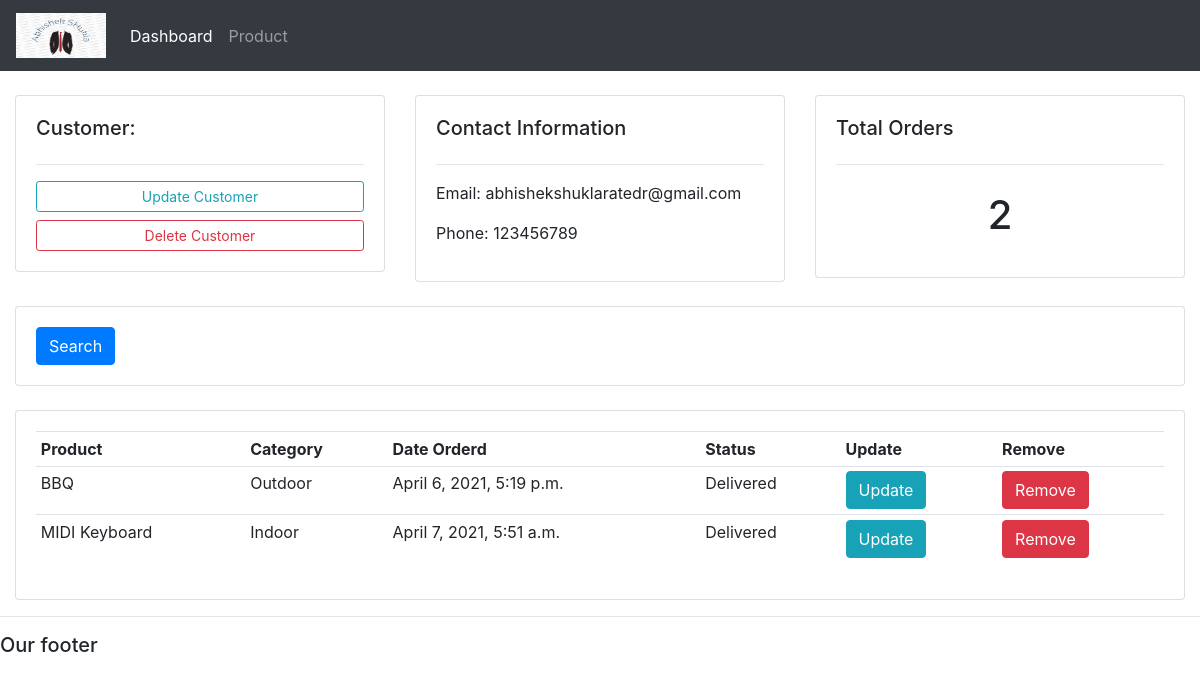
Screenshot of /customer/3 with the database file from the repository.
### accounts/models.py (models this page shows, shortened)
class Customer(models.Model):
    name = models.CharField(max_length=200, null=True)
    phone = models.CharField(max_length=200, null=True)
    email = models.CharField(max_length=200, null=True)
    date_created = models.DateTimeField(auto_now_add=True, null=True)

class Order(models.Model):
    STATUS = (
        ('Pending', 'Pending'),
        ('Out For Delivery', 'Out For Delivery'),
        ('Delivered', 'Delivered')
    )
    customer = models.ForeignKey(
        "Customer", on_delete=models.SET_NULL, null=True)
    product = models.ForeignKey(
        "Product", on_delete=models.SET_NULL, null=True)
    date_created = models.DateTimeField(auto_now_add=True, null=True)
    status = models.CharField(max_length=200, null=True, choices=STATUS)

class Product(models.Model):
    CATEGORY = (
        ('Indoor', 'Indoor'),
        ('Outdoor', 'Outdoor'),
    )
    name = models.CharField(max_length=200, null=True)
    price = models.FloatField(null=True)
    category = models.CharField(max_length=200, null=True, choices=CATEGORY)
    description = models.CharField(max_length=200, null=True)
    date_created = models.DateTimeField(auto_now_add=True, null=True)
    tag = models.ManyToManyField(Tag)
    def __str__(self):
        return self.name

### accounts/views.py (the view)
# urls.py: path("customer/<str:cust_id>", views.customer, name="customer"),
def customer(request, cust_id):
    customer = Customer.objects.get(id=cust_id)
    orders = customer.order_set.all()
    orders_count = orders.count()
    context = {'customer': customer, 'orders': orders,
               'orders_count': orders_count}
    return render(request, "accounts/customer.html", context)

### accounts/templates/accounts/customer.html
{%  extends 'accounts/main.html' %}
{% block content %}
	<br>
<div class="row">
	<div class="col-md">
		<div class="card card-body">
			<h5>Customer:</h5>
			<hr>
			<a class="btn btn-outline-info  btn-sm btn-block" href="">Update Customer</a>
			<a class="btn btn-outline-danger  btn-sm btn-block" href="">Delete Customer</a>
		</div>
	</div>
	<div class="col-md">
		<div class="card card-body">
			<h5>Contact Information</h5>
			<hr>
			<p>Email: {{customer.email}}</p>
			<p>Phone: {{customer.phone}}</p>
		</div>
	</div>
	<div class="col-md">
		<div class="card card-body">
			<h5>Total Orders</h5>
			<hr>
			<h1 style="text-align: center;padding: 10px">{{orders_count}}</h1>
		</div>
	</div>
</div>
<br>
<div class="row">
	<div class="col">
		<div class="card card-body">
			<form method="get">
		    <button class="btn btn-primary" type="submit">Search</button>
		  </form>
		</div>
	</div>
</div>
<br>
<div class="row">
	<div class="col-md">
		<div class="card card-body">
			<table class="table table-sm">
				<tr>
					<th>Product</th>
					<th>Category</th>
					<th>Date Orderd</th>
					<th>Status</th>
					<th>Update</th>
					<th>Remove</th>
				</tr>
				{%for order in orders%}
					<tr>
						<td>{{order.product}}</td>
						<td>{{order.product.category}}</td>
						<td>{{order.date_created}}</td>
						<td>{{order.status}}</td>
						<td><a href="" class="btn btn-info">Update</a></td>
						<td><a href="" class="btn btn-danger">Remove</a></td>
					</tr>
				{%endfor%}
			</table>
		</div>
	</div>
</div>
{% endblock %}

### static/css/main.css (style rules this page uses)
body { background-color: #ebeff5; }

### rows the page displays
Customer: email "abhishekshuklaratedr@gmail.com", phone "123456789"
Order: product "BBQ", product.category "Outdoor", date_created "April 6, 2021, 5:19 p.m.", status "Delivered"
Order: product "MIDI Keyboard", product.category "Indoor", date_created "April 7, 2021, 5:51 a.m.", status "Delivered"

### other values shown
{{ orders_count }} "2"
